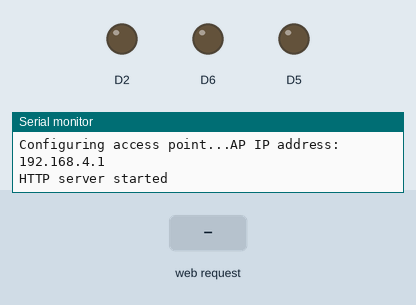
Simulated run of this sketch. Board: ESP8266 (NodeMCU). Shown: output pins drawn as LEDs (lit = HIGH), the last lines printed to the serial monitor. The test bench sets the inputs (shaded band).

Above: at 2.2 s.
2.3 s: HTTP request GET /hello?parameter1=1 received
At 7.51 s:
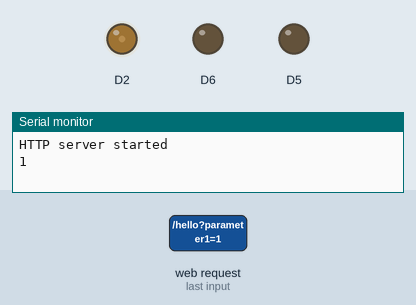
At 12.31 s:
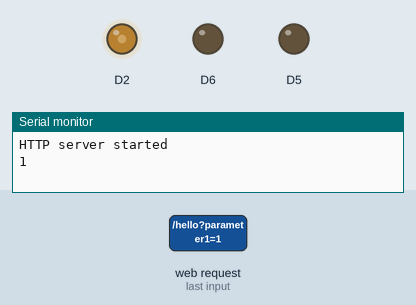
Timing chart, 0 to 17.1 s (numbered marks = the images above; inputs shaded):
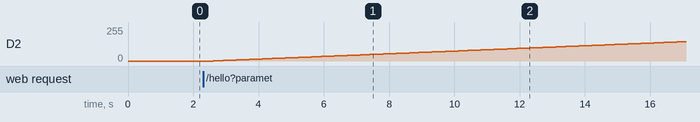

Measured:
- after the input at 2.3 s, D2: moves from 0/255 to 145/255 over 14.4 s, starting after 0.32 s

The sketch:

phone_app.ino
```cpp
// (licence header left out)
/* Create a WiFi access point and provide a web server on it. */

#include <ESP8266WiFi.h>
#include <WiFiClient.h>
#include <ESP8266WebServer.h>

/* Set these to your desired credentials. */
const char *ssid = "ikka";
const char *password = "tsanking";

ESP8266WebServer server(80);

/* Just a little test message.  Go to http://192.168.4.1 in a web browser
   connected to this access point to see it.
*/
void ledcon()
{String message;

String req=server.arg("CONTROL");
message="val=";
message+=req;
server.send(200,"text/plain",message);
int y= req.toInt();
if(y>255)
y=255;
else
y=0;
analogWrite(D2,y);

  }
void handleRoot() {
  String message;
  String req = server.arg("parameter1");
  String req1 = server.arg("parameter2");
  message = "You are connected";
  message += "\n";
  message += "FIRST PARAMETER=";
  message += req;
  message += "\n";
  message += "SECOND PARAMETER=";
  message += req1;
  server.send(200, "text/plain", message );
  Serial.println(req);
  Serial.println(req1);
  int x1= req.toInt();
  if(x1>255);
  else if(x1<0)
  x1=0;
  for(int i=0;i<255;i++)
  {
  analogWrite(D2,i);
  delay(100);
  }
  int x2=req1.toInt();
  digitalWrite(D5,x2);
  digitalWrite(D6,x2);

}
void ledon()
{digitalWrite(D2,1);
server.send(200,"text/plain","LED is on");
  }
  void ledoff()
  {digitalWrite(D2,0);
server.send(200,"text/plain","LED is off");
    }


void func()
{
  server.send(200, "text/html", "<!DOCTYPE html><html><head><title>Page Title</title></head><body><h1>This is a Heading</h1><p>This is a paragraph.</p></body></html>");
}

void handleNotFound()
{
   server.send(200, "text/plain","SORRY" );
}
void ldr()
{ server.send(200, "text/plain",String(analogRead(A0)) );
  }
void setup() {
  delay(1000);
  pinMode(D2,OUTPUT);
  pinMode(D5,OUTPUT);
  pinMode(D6,OUTPUT);
  Serial.begin(9600);
  Serial.println();
  Serial.print("Configuring access point...");
  /* You can remove the password parameter if you want the AP to be open. */
  WiFi.softAP(ssid, password);

  IPAddress myIP = WiFi.softAPIP();
  Serial.print("AP IP address: ");
  Serial.println(myIP);
  server.on("/hello", handleRoot);
   server.on("/LEDON", ledon);
   server.on("/LEDOFF",ledoff);
   server.on("/LEDCONTROL",ledcon);
   server.on("/LDR",ldr);

  server.on("/sample", func);
   server.onNotFound(handleNotFound);
  server.begin();
  Serial.println("HTTP server started");

}

void loop()
{
  server.handleClient();
  delay(500);
}
```
